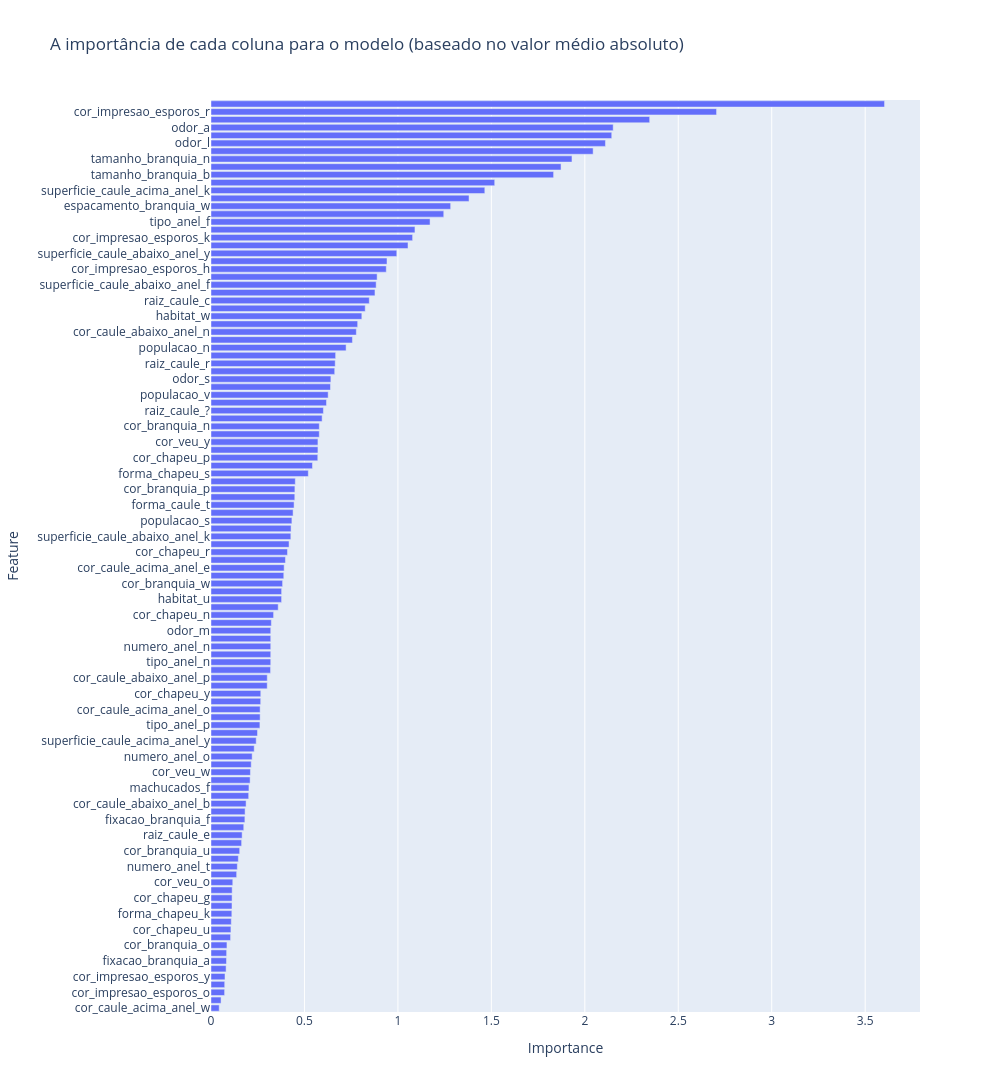

The notebook cell this image was saved under:
### Code cell
# gráfico para visualizar a coluna com mais importância no modelo
fig = px.bar(data_frame=df_FeaturesImportance,
                x='Importance',
                y='Feature',
                orientation='h',
                title='A importância de cada coluna para o modelo (baseado no valor médio absoluto)')

fig.update_layout(height=1500, width=1000)
fig.show()

### Figure 1 — Plotly figure (JSON) as saved in the notebook; plotly's stock layout.template omitted (floating-point values rounded to 4 significant figures)
{"data": [{"hovertemplate": "Importance=%{x}<br>Feature=%{y}<extra></extra>", "legendgroup": "", "marker": {"color": "#636efa", "pattern": {"shape": ""}}, "name": "", "orientation": "h", "showlegend": false, "textposition": "auto", "type": "bar", "x": [0.04388, 0.05374, 0.07276, 0.07327, 0.07498, 0.08074, 0.08294, 0.08362, 0.08531, 0.1047, 0.1066, 0.1086, 0.1115, 0.1124, 0.1128, 0.1133, 0.1166, 0.1373, 0.1409, 0.1463, 0.1535, 0.1638, 0.1665, 0.1752, 0.1813, 0.1824, 0.1877, 0.2016, 0.203, 0.2092, 0.211, 0.2152, 0.2202, 0.2312, 0.2418, 0.2488, 0.2617, 0.2628, 0.2628, 0.2659, 0.2663, 0.3008, 0.301, 0.3187, 0.3196, 0.3196, 0.3196, 0.3196, 0.3196, 0.3229, 0.3348, 0.3595, 0.3776, 0.3779, 0.383, 0.3894, 0.3914, 0.3984, 0.4092, 0.4177, 0.4271, 0.4284, 0.4328, 0.4392, 0.4445, 0.4483, 0.4489, 0.4511, 0.5206, 0.5428, 0.5713, 0.5721, 0.5721, 0.5793, 0.5794, 0.5945, 0.6014, 0.6178, 0.6268, 0.6392, 0.6414, 0.6619, 0.6645, 0.6668, 0.7228, 0.7567, 0.7775, 0.7847, 0.8069, 0.8251, 0.8468, 0.8773, 0.8836, 0.8888, 0.9377, 0.9416, 0.9939, 1.054, 1.079, 1.091, 1.172, 1.245, 1.282, 1.381, 1.465, 1.518, 1.833, 1.873, 1.931, 2.044, 2.11, 2.144, 2.152, 2.347, 2.705, 3.604], "xaxis": "x", "y": ["cor_caule_acima_anel_w", "cor_chapeu_e", "cor_impresao_esporos_o", "populacao_a", "cor_impresao_esporos_y", "cor_impresao_esporos_b", "fixacao_branquia_a", "forma_chapeu_f", "cor_branquia_o", "machucados_t", "cor_chapeu_u", "forma_chapeu_x", "forma_chapeu_k", "cor_caule_acima_anel_n", "cor_chapeu_g", "cor_branquia_g", "cor_veu_o", "forma_chapeu_c", "numero_anel_t", "cor_veu_n", "cor_branquia_u", "cor_caule_acima_anel_p", "raiz_caule_e", "superficie_chapeu_y", "fixacao_branquia_f", "cor_branquia_h", "cor_caule_abaixo_anel_b", "cor_caule_acima_anel_b", "machucados_f", "habitat_l", "cor_veu_w", "cor_caule_abaixo_anel_w", "numero_anel_o", "cor_branquia_y", "superficie_caule_acima_anel_y", "cor_impresao_esporos_w", "tipo_anel_p", "cor_caule_abaixo_anel_o", "cor_caule_acima_anel_o", "habitat_p", "cor_chapeu_y", "habitat_d", "cor_caule_abaixo_anel_p", "cor_caule_abaixo_anel_e", "tipo_anel_n", "cor_caule_abaixo_anel_c", "numero_anel_n", "cor_caule_acima_anel_c", "odor_m", "cor_caule_abaixo_anel_g", "cor_chapeu_n", "cor_caule_acima_anel_g", "habitat_u", "superficie_chapeu_s", "cor_branquia_w", "cor_branquia_k", "cor_caule_acima_anel_e", "superficie_chapeu_g", "cor_chapeu_r", "forma_chapeu_b", "superficie_caule_abaixo_anel_k", "cor_chapeu_w", "populacao_s", "superficie_caule_abaixo_anel_s", "forma_caule_t", "cor_branquia_e", "cor_branquia_p", "habitat_g", "forma_chapeu_s", "forma_caule_e", "cor_chapeu_p", "cor_caule_acima_anel_y", "cor_veu_y", "habitat_m", "cor_branquia_n", "tipo_anel_e", "raiz_caule_?", "tipo_anel_l", "populacao_v", "odor_y", "odor_s", "cor_branquia_r", "raiz_caule_r", "superficie_caule_acima_anel_f", "populacao_n", "cor_caule_abaixo_anel_y", "cor_caule_abaixo_anel_n", "superficie_chapeu_f", "habitat_w", "cor_chapeu_c", "raiz_caule_c", "cor_chapeu_b", "superficie_caule_abaixo_anel_f", "populacao_c", "cor_impresao_esporos_h", "superficie_caule_acima_anel_s", "superficie_caule_abaixo_anel_y", "populacao_y", "cor_impresao_esporos_k", "cor_impresao_esporos_u", "tipo_anel_f", "cor_impresao_esporos_n", "espacamento_branquia_w", "espacamento_branquia_c", "superficie_caule_acima_anel_k", "cor_branquia_b", "tamanho_branquia_b", "odor_p", "tamanho_branquia_n", "raiz_caule_b", "odor_l", "odor_c", "odor_a", "odor_f", "cor_impresao_esporos_r", "odor_n"], "yaxis": "y"}], "layout": {"barmode": "relative", "height": 1500, "legend": {"tracegroupgap": 0}, "title": {"text": "A importância de cada coluna para o modelo (baseado no valor médio absoluto)"}, "width": 1000, "xaxis": {"anchor": "y", "domain": [0, 1], "title": {"text": "Importance"}}, "yaxis": {"anchor": "x", "domain": [0, 1], "title": {"text": "Feature"}}}}
